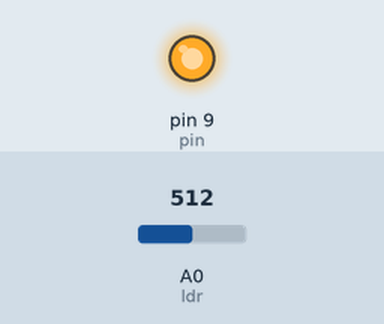
Recording of a sketch running on a simulated Arduino Uno, built with avr-gcc and run on an emulated ATmega328P. Shown: output pins drawn as LEDs (lit = HIGH). Inputs (shaded band) come from the test bench; at power-on: A0 (ldr) = 512. What the sketch prints to the serial monitor is not drawn.

Above: at 2.5 s.
At 6.0 s:
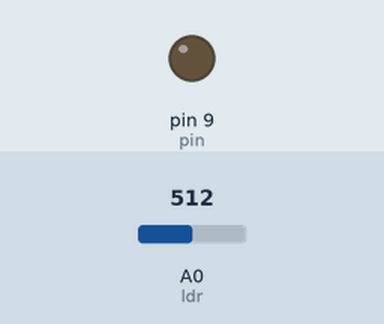
Timing chart, 0 to 9.1 s (numbered marks = the images above):
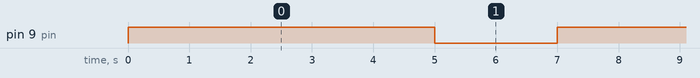

The sketch:

codigo.ino
```cpp
const int pin = 9;
int ldr = A0;

void setup() {
  Serial.begin(9600);
  pinMode(pin,OUTPUT);
}

void loop() {
  int valor=analogRead(ldr);
  Serial.println(valor);
  digitalWrite(pin,HIGH);
  delay(5000);
  digitalWrite(pin,LOW);
  delay(2000);
}
```

Measured:
- by itself, pin 9 (pin): alternates HIGH for 5.0 s and LOW for 2.0 s
